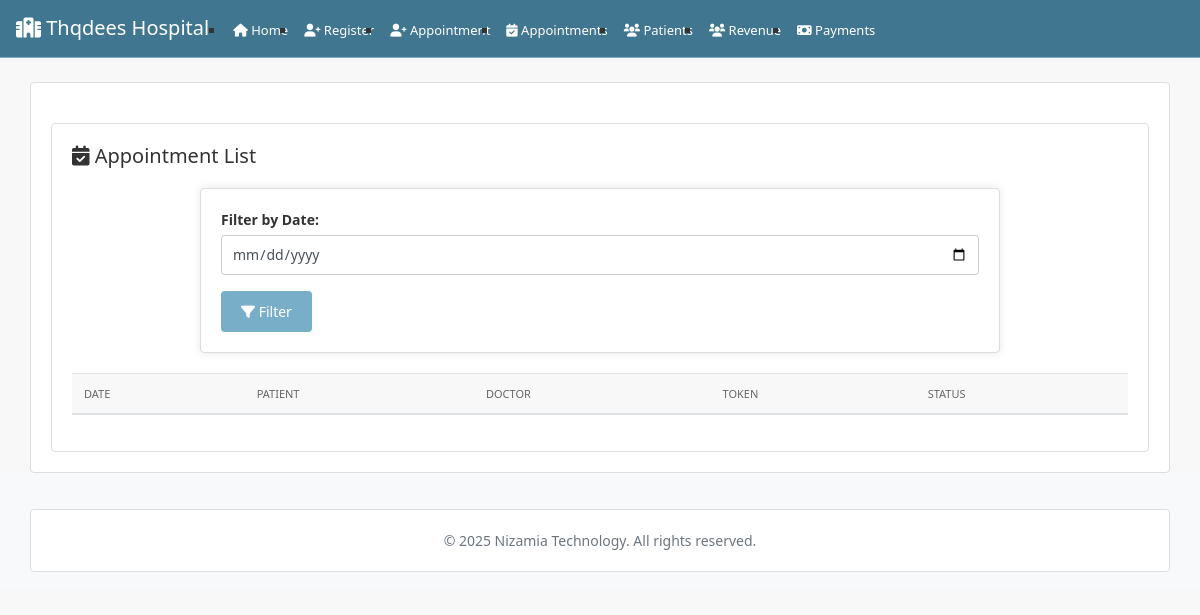
Page /hospital/appointment-list/ on the earlier database version.
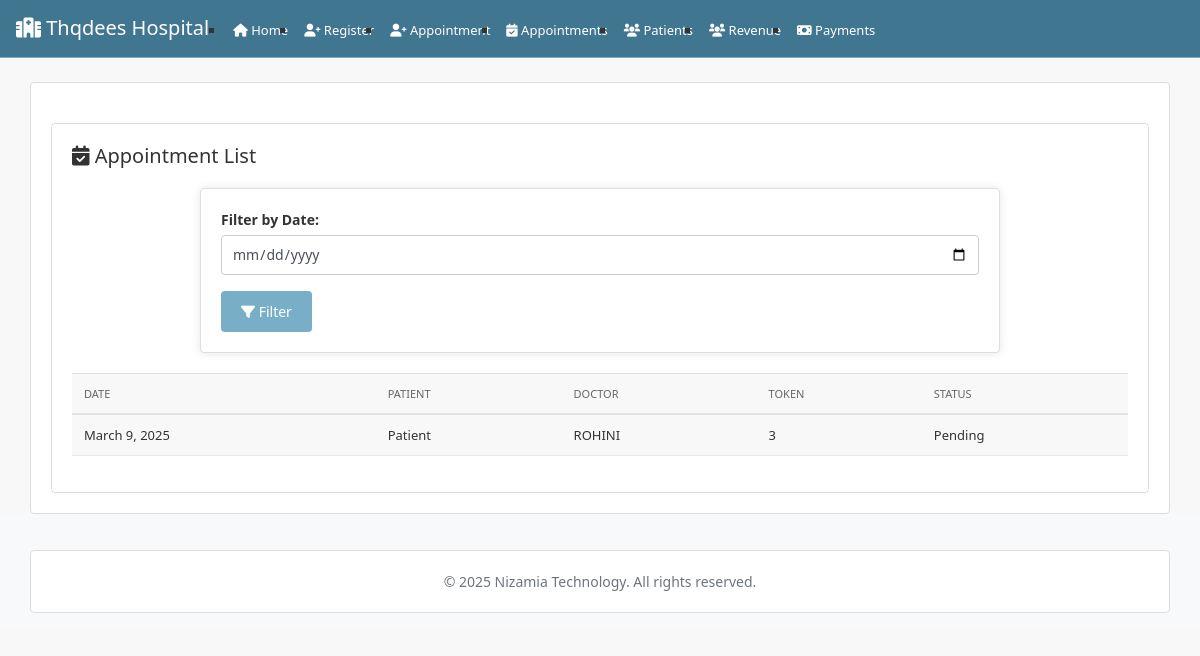
Same page on the later database version.
### hospital/models.py (models this page shows, shortened)
class Appointment(models.Model):
    PAYMENT_MODES = [
        ('Cash', 'Cash'),
        ('UPI', 'UPI'),
        ('Card', 'Card'),
        ('Credit', 'Credit'),
    ]
    patient = models.ForeignKey(Patient, on_delete=models.CASCADE, related_name="appointments")
    doctor = models.ForeignKey(Doctor, on_delete=models.CASCADE, related_name="appointments")
    department = models.ForeignKey(Department, on_delete=models.SET_NULL, null=True, blank=True)
    date = models.DateField()
    appointment_time = models.DateTimeField(auto_now_add=True)
    token = models.IntegerField(default=1)  # Ensure token is not NULL
    consultation_fee = models.DecimalField(max_digits=10, decimal_places=2, default=0.00)
    amount_paid = models.DecimalField(max_digits=10, decimal_places=2, default=0.00)
    payment_status = models.CharField(max_length=20, default='Pending')
    payment_mode = models.CharField(max_length=50, choices=PAYMENT_MODES)
    next_appointment_date = models.DateField(blank=True, null=True)

class Patient(models.Model):
    TITLE_CHOICES = [
        ('Mr', 'Mr'),
        ('Miss', 'Miss'),
        ('Mrs', 'Mrs'),
        ('Ms', 'Ms'),
        ('Master', 'Master'),
        ('Baby', 'Baby'),
        ('Baby of', 'Baby of'),
        ('Dr', 'Dr'),
    ]
    GENDER_CHOICES = [
        ('Male', 'Male'),
        ('Female', 'Female'),
        ('Other', 'Other'),
    ]
    title = models.CharField(max_length=10, choices=TITLE_CHOICES)
    name = models.CharField(max_length=100)
    gender = models.CharField(max_length=10, choices=GENDER_CHOICES)
    phone_number = models.CharField(max_length=15)
    address = models.TextField()
    uhid = models.CharField(max_length=20, unique=True, blank=True, null=True)
    registration_fee_paid = models.BooleanField(default=False)

class Doctor(models.Model):
    name = models.CharField(max_length=100)
    department = models.ForeignKey('Department', on_delete=models.CASCADE)
    consultation_fee = models.DecimalField(max_digits=10, decimal_places=2, default=0.00)
    license_number = models.CharField(max_length=50, blank=True, null=True)  # Add this field if missing
    follow_up_days = models.IntegerField(default=14)  # Default follow-up period in days

### hospital/views.py (the view)
# urls.py: path('appointment-list/', views.appointment_list, name='appointment_list'),
def appointment_list(request):
    date = request.GET.get('date', timezone.now().date())
    appointments = Appointment.objects.filter(date=date).annotate(
        payment_status_display=F('payment_status')  # Use F object to reference the field
    ).order_by('-date')  # Order by date in descending order
    return render(request, 'appointment_list.html', {'appointments': appointments})

### hospital/templates/appointment_list.html
{% extends "base.html" %}
{% block content %}
<div class="container">
    <h1><i class="fas fa-calendar-check"></i> Appointment List</h1>
    <form method="get" action="{% url 'appointment_list' %}">
        <div class="form-group">
            <label for="date">Filter by Date:</label>
            <input type="date" name="date" id="date" class="form-control" value="{{ request.GET.date }}">
        </div>
        <button type="submit" class="btn btn-primary">
            <i class="fas fa-filter"></i> Filter
        </button>
    </form>
    <table class="table">
        <thead>
            <tr>
                <th>Date</th>
                <th>Patient</th>
                <th>Doctor</th>
                <th>Token</th>
                <th>Status</th>
            </tr>
        </thead>
        <tbody>
            {% for appointment in appointments %}
                <tr>
                    <td>{{ appointment.date }}</td>
                    <td>{{ appointment.patient.name }}</td>
                    <td>{{ appointment.doctor.name }}</td>
                    <td>{{ appointment.token }}</td>
                    <td>{{ appointment.payment_status }}</td>
                </tr>
            {% endfor %}
        </tbody>
    </table>
</div>
{% endblock %}

### templates/base.html (shortened to what this page needs)
<!DOCTYPE html>
<html lang="en">
<head>
    {% load static %}
    <link href="https://stackpath.bootstrapcdn.com/bootstrap/4.5.2/css/bootstrap.min.css" rel="stylesheet">
    <link href="https://cdnjs.cloudflare.com/ajax/libs/font-awesome/6.0.0/css/all.min.css" rel="stylesheet">
    <link rel="stylesheet" href="{% static 'css/styles.css' %}">
</head>
<body>
    <nav class="navbar navbar-expand-lg navbar-dark" style="background-color: #417690;">
        <a class="navbar-brand" href="{% url 'home' %}">
            <i class="fas fa-hospital"></i> Thqdees Hospital
        </a>
        <div class="collapse navbar-collapse" id="navbarNav">
            <ul class="navbar-nav">
                <li class="nav-item">
                    <a class="nav-link" href="{% url 'home' %}">
                        <i class="fas fa-home"></i> Home
                    </a>
                </li>
                <li class="nav-item">
                    <a class="nav-link" href="{% url 'register_patient' %}">
                        <i class="fas fa-user-plus"></i> Register
                    </a>
                </li>
                <li class="nav-item">
                    <a class="nav-link" href="{% url 'appointment_form' %}">
                        <i class="fas fa-user-plus"></i> Appointment
                    </a>
                </li>
                <li class="nav-item">
                    <a class="nav-link" href="{% url 'appointment_list' %}">
                        <i class="fas fa-calendar-check"></i> Appointments
                    </a>
                </li>
                <li class="nav-item">
                    <a class="nav-link" href="{% url 'patient_list' %}">
                        <i class="fas fa-users"></i> Patients
                    </a>
                </li>
                <li class="nav-item">
                    <a class="nav-link" href="{% url 'revenue_report' %}">
                        <i class="fas fa-users"></i> Revenue
                    </a>
                </li>
                <li class="nav-item">
                    <a class="nav-link" href="{% url 'payment_details' %}">
                        <i class="fas fa-money-bill"></i> Payments
                    </a>
                </li>
            </ul>
        </div>
    </nav>
    <div class="container mt-4">
        {% block content %}{% endblock %}
    </div>
    <footer class="footer mt-auto py-3 bg-light">
        <div class="container text-center">
            <span class="text-muted">&copy; {% now "Y" %} Nizamia Technology. All rights reserved.</span>
        </div>
    </footer>
</body>
</html>

Differences in the rows shown:
now on this page (row edited): Appointment: date "March 9, 2025", patient.name "Patient", doctor.name "ROHINI", token "3", payment_status "Pending"
